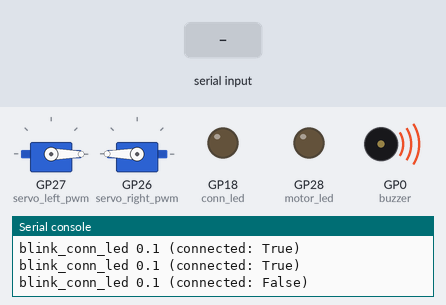
Simulated run of this program. Board: Raspberry Pi Pico running CircuitPython. On the bench: 2 × servo, output pins drawn as LEDs (lit = HIGH), buzzer (waves = sounding), the last lines printed to the serial console. The test bench sets the inputs (shaded band).

Above: at 1.2 s.
1.3 s: "D" received over the second serial link
At 1.41 s:
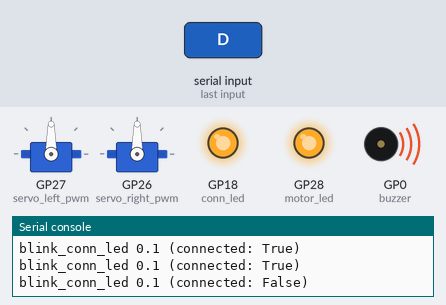
At 1.82 s:
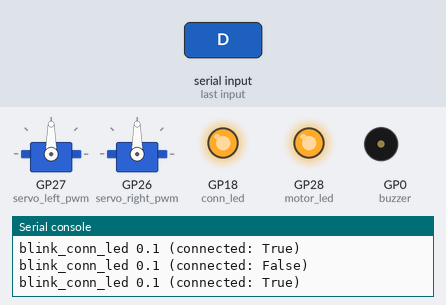
4.3 s: "U" received over the second serial link
At 4.91 s:
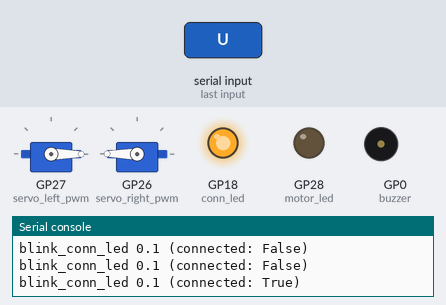
Timing chart, 0 to 16.3 s (numbered marks = the images above; inputs shaded):
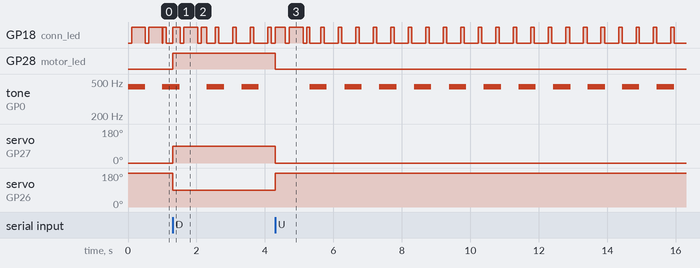

The program:

motorcontroller.py
```python
# the software for the motor controllerboard. Listens to the mainboard over UART and controls the motors accordingly.

import board
import digitalio
import busio
import time
import asyncio
import pwmio

from adafruit_motor import servo

class MotorController():
    def __init__(self):
        self.conn_led = digitalio.DigitalInOut(board.GP18)
        self.conn_led.direction = digitalio.Direction.OUTPUT
        self.conn_led.value = False

        self.motor_led = digitalio.DigitalInOut(board.GP28)
        self.motor_led.direction = digitalio.Direction.OUTPUT
        self.motor_led.value = False

        self.buzzer = pwmio.PWMOut(board.GP0, frequency=440, duty_cycle=0)

        self.uart = busio.UART(board.GP12, board.GP13, baudrate=9600, receiver_buffer_size=1, timeout=0.05)
        self.connected = False
        self.last_packet_time = time.monotonic()

        servo_left_pwm = pwmio.PWMOut(board.GP27, frequency=50)
        self.servo_left = servo.Servo(servo_left_pwm)

        servo_right_pwm = pwmio.PWMOut(board.GP26, frequency=50)
        self.servo_right = servo.Servo(servo_right_pwm)

        self.motors_down = False

    async def manage_buzzer(self):
        # beep the buzzer if the connection is lost
        # this is intended as a battery-saving feature
        # to make sure the user doesn't turn off the mainboard
        # and forget about the motor controller
        while True:
            if not self.connected:
                self.buzzer.duty_cycle = 2**15
                await asyncio.sleep(0.5)
                self.buzzer.duty_cycle = 0
                await asyncio.sleep(0.5)
            else:
                self.buzzer.duty_cycle = 0

            await asyncio.sleep(0)

    async def manage_motors(self):
        # control the motors based on the state
        while True:
            if self.motors_down:
                self.servo_left.angle = 90
                self.servo_right.angle = 90
                self.motor_led.value = True
            else:
                self.servo_left.angle = 0
                self.servo_right.angle = 180
                self.motor_led.value = False

            await asyncio.sleep(0)

    async def comms_read(self):
        # watch the UART for incoming packets, and update the state accordingly
        while True:
            if self.uart.in_waiting:
                packet = self.uart.read(1)
                if packet == b'U':
                    self.motors_down = False
                elif packet == b'D':
                    self.motors_down = True
                else:
                    print("Invalid packet received")
                    continue
                self.last_packet_time = time.monotonic()

            # this logic looks a little weird because it has to interoperate with blink_conn_led
            # but it really just checks if the connection is alive and sets the led accordingly
            if self.last_packet_time + 1 < time.monotonic():
                if self.connected:
                    # connection was just lost
                    self.conn_led.value = False
                self.connected = False
            else:
                if not self.connected:
                    # connection was just established
                    self.conn_led.value = True
                self.connected = True
            await asyncio.sleep(0)

    async def blink_conn_led(self, time):
        # helper for comms_heartbeat
        # this logic looks a little weird because the led has to both communicate heartbeats and connection status
        print(f"blink_conn_led {time} (connected: {self.connected})")
        if self.connected:
            self.conn_led.value = False
        else:
            self.conn_led.value = True
        await asyncio.sleep(time)
        if self.connected: # re-check because it may have changed during the sleep
            self.conn_led.value = True
        else:
            self.conn_led.value = False

    async def comms_heartbeat(self):
        # send a heartbeat to the mainboard every 0.5sec
        # so that it knows this board is not only connected but alive
        while True:
            self.uart.write(b'HB')
            await self.blink_conn_led(0.1)
            await asyncio.sleep(0.4) # then wait for 0.4sec for a total of 2Hz heartbeat

    async def run(self):
        buzzer_task = asyncio.create_task(self.manage_buzzer())
        motor_task = asyncio.create_task(self.manage_motors())
        comms_read_task = asyncio.create_task(self.comms_read())
        comms_heartbeat_task = asyncio.create_task(self.comms_heartbeat())

        await asyncio.gather(buzzer_task, motor_task, comms_read_task, comms_heartbeat_task)


motor_controller = MotorController()
asyncio.run(motor_controller.run())
```

Measured:
- after the input at 1.3 s, GP28 (motor_led): LOW → HIGH at once; servo on GP27 (servo_left_pwm): 0° → 90° at once; servo on GP26 (servo_right_pwm): 180° → 90° at once
- after the input at 4.3 s, GP28 (motor_led): HIGH → LOW at once; servo on GP27 (servo_left_pwm): 90° → 0° at once; servo on GP26 (servo_right_pwm): 90° → 180° at once
- by itself, tone on GP0 (buzzer): alternates 440 Hz for 0.50 s and silent for 0.51 s
